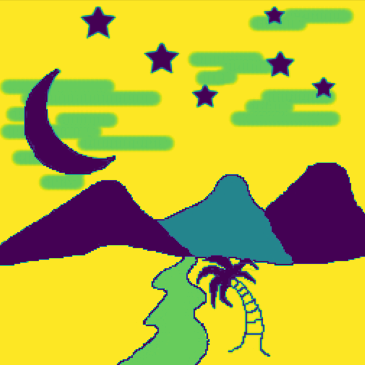
#> input picture images/Edge-Test-3.png, 365 x 365 px, found by its file name
$ jupyter execute --allow-errors FQRI.ipynb
#> lines starting #> are read from the running program, lines starting #| are printed output that depends on the picture
[cell 1]
from PIL import Image
from qiskit import QuantumCircuit, QuantumRegister, ClassicalRegister, transpile
from qiskit.circuit.library import RYGate, QFT
from qiskit_ibm_runtime import QiskitRuntimeService, SamplerV2 as Sampler, Session
import numpy as np
from qiskit import transpile
# Configuration flags (user can toggle these)
ENCODING_MODE = 'phase'  # 'amplitude', 'phase', or 'combined'
FULL_SOBEL = True           # True for full 8-direction Sobel, False for simpler Sobel
# [4 lines of commented-out code are left out]
Api_token = "f89c3328c0bbb4c105f4c264d77759a75df42474fecaf95f5011ed54f3a956993a11c23eaa18750a3c06cc4a103766813eb32dab133e734d9ca04778afd4f029"
def encode_frqi_block(image_block, encoding='amplitude'):
    """
    Encode a single grayscale image block into an FRQI quantum state.
    - image_block: 2D numpy array of grayscale intensities (0-255).
    - encoding: 'amplitude', 'phase', or 'combined'.
    Returns: QuantumCircuit with FRQI encoding prepared (with a color qubit and position qubits).
    """
    flat = image_block.flatten().astype(float)

    if flat.size <= 1:
        raise ValueError("Block too small for FRQI encoding.")

    # Normalize intensities to [0,1]
    flat = flat / float(np.max(flat)) if np.max(flat) > 0 else flat
    num_pixels = flat.size
    # Determine number of position qubits (must cover all pixels)
    num_pos_qubits = int(np.ceil(np.log2(num_pixels)))
    # Create quantum registers: one 'color' qubit and num_pos_qubits for position
    color = QuantumRegister(1, name='color')
    pos = QuantumRegister(num_pos_qubits, name='pos')
    # Classical registers for measurements
    color_c = ClassicalRegister(1, name='c_color')
    pos_c = ClassicalRegister(num_pos_qubits, name='c_pos')
    qc = QuantumCircuit(color, pos, color_c, pos_c)
    # Initialize position qubits to equal superposition (Hadamard on each)
    qc.h(pos)
    # Encode intensities: for each pixel, apply controlled rotation on color qubit
    for idx, intensity in enumerate(flat):
        theta = np.arcsin(intensity)  # angle encoding for FRQI
        bin_str = format(idx, '0{}b'.format(num_pos_qubits))
        # Flip pos qubits to create control for this index
        for qb, bit in zip(pos, bin_str):
            if bit == '0':
                qc.x(qb)
        # Apply the controlled rotation on color qubit
        if encoding == 'amplitude':
            qc.mcry(2 * theta, pos[:], color[0], None)
        elif encoding == 'phase':
            qc.mcrz(2 * theta, pos[:], color[0], None)
        elif encoding == 'combined':
            qc.mcry(2 * theta, pos[:], color[0], None)
            qc.mcrz(2 * theta, pos[:], color[0], None)
        else:
            raise ValueError("Unsupported encoding mode: choose 'amplitude', 'phase', or 'combined'.")
        # Undo the flips
        for qb, bit in zip(pos, bin_str):
            if bit == '0':
                qc.x(qb)
    return qc

def quantum_sobel_filter(qc, full=True):
    """
    Append a Quantum Sobel filter to the FRQI circuit qc.
    - qc: QuantumCircuit with FRQI-encoded block (color and pos registers).
    - full: True to apply full 8-direction QFT-based Sobel, False for a simplified version.
    (Modifies qc in place.)
    """
    # Identify qubits: assume first qubit is color, the rest are position
    color_qubit = qc.qubits[0]
    pos_qubits = qc.qubits[1:]
    if full:
        # Apply Quantum Fourier Transform on position qubits
        qft = QFT(len(pos_qubits), do_swaps=False, inverse=False)
        qc.append(qft.to_instruction(), pos_qubits)
        # Apply phase rotations as a stand-in for convolution in frequency domain
        for i, qb in enumerate(pos_qubits):
            qc.p(2 * np.pi * (i + 1) / (2**len(pos_qubits)), qb)
        # Inverse QFT to go back to spatial domain
        qc.append(qft.inverse().to_instruction(), pos_qubits)
    else:
        # Simplified Sobel: e.g., mark edges with an X (placeholder for simpler gradient)
        qc.x(color_qubit)

def split_image_into_blocks(image, block_size):
    """
    Split image into non-overlapping blocks of given size.
    Returns lists of blocks and their top-left coordinates.
    """
    blocks, coords = [], []
    h, w = image.shape
    for i in range(0, h, block_size):
        for j in range(0, w, block_size):
            block = image[i:i+block_size, j:j+block_size]
            blocks.append(block)
            coords.append((i, j))
    return blocks, coords

def recombine_blocks(edge_blocks, coords, image_shape):
    """
    Reassemble blocks into a full edge-detected image.
    - edge_blocks: list of 2D numpy arrays (edge intensities for each block).
    - coords: list of (row, col) coordinates for each block.
    - image_shape: tuple (height, width) of original image.
    """
    edge_image = np.zeros(image_shape, dtype=float)
    for block, (i, j) in zip(edge_blocks, coords):
        h, w = block.shape
        edge_image[i:i+h, j:j+w] = block
    return edge_image

[cell 2]
#image = np.array(Image.open('/workspaces/AQA/images/Quantum-edge-test-photo.png').convert('L'))
#image = np.array(Image.open('/workspaces/AQA/images/Edge-Test-2.jpg').convert('L'))
image= np.array(Image.open('/workspaces/AQA/images/Edge-Test-3.png').convert('L'))
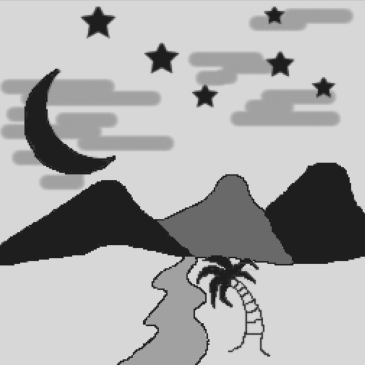
#> image: shape (365, 365); min 30, max 215, mean 169.9
# Split image into large blocks
large_block_size = 256
small_block_size = 128
shots = 128

large_blocks, large_coords = split_image_into_blocks(image, large_block_size)
#> after the loop in split_image_into_blocks, `for i in range(0, h, block_size):`: blocks = 4 items; coords = [(0, 0), (0, 256), (256, 0), (256, 256)]
#> large_blocks = 4 items; large_coords = [(0, 0), (0, 256), (256, 0), (256, 256)]
all_small_blocks = []
all_small_coords = []
large_shapes = []

for large_block in large_blocks:
    small_blocks, small_coords = split_image_into_blocks(large_block, small_block_size)
    all_small_blocks.extend(small_blocks)
    all_small_coords.extend(small_coords)
    large_shapes.append(large_block.shape)
#> this loop made 4 passes
#> (h in split_image_into_blocks, w in split_image_into_blocks, small_coords) on passes 1 to 4: (256, 256, [(0, 0), (0, 128), (128, 0), (128, 128)]), (256, 109, [(0, 0), (128, 0)]), (109, 256, [(0, 0), (0, 128)]), (109, 109, [(0, 0)])
#> after the loop, all_small_blocks = 9 items; all_small_coords = [(0, 0), (0, 128), (128, 0), (128, 128), (0, 0), (128, 0), (0, 0), (0, 128), (0, 0)]; large_shapes = [(256, 256), (256, 109), (109, 256), (109, 109)]

[cell 3]
def batch(iterable, n=10):
    """Yield successive n-sized batches from iterable."""
    for i in range(0, len(iterable), n):
        yield iterable[i:i + n]

[cell 4]
def crop_or_pad_to_256(image):
    """Crop or pad a 2D numpy array to 256x256 (centered)."""
    h, w = image.shape
#> h = 365; w = 365
    # Crop if needed
    if h > 256:
        top = (h - 256) // 2
#> top = 54
        image = image[top:top+256, :]
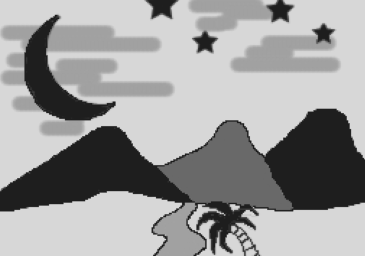
#> image: shape (256, 365); min 30, max 215, mean 156.1
    if w > 256:
        left = (w - 256) // 2
#> left = 54
        image = image[:, left:left+256]
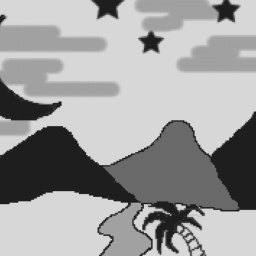
#> image: shape (256, 256); min 30, max 215, mean 157.8
    # Pad if needed
    h, w = image.shape
#> h = 256; w = 256
    pad_h = max(0, 256 - h)
#> pad_h = 0
    pad_w = max(0, 256 - w)
#> pad_w = 0
    pad_top = pad_h // 2
#> pad_top = 0
    pad_bottom = pad_h - pad_top
#> pad_bottom = 0
    pad_left = pad_w // 2
#> pad_left = 0
    pad_right = pad_w - pad_left
#> pad_right = 0
    return np.pad(image, ((pad_top, pad_bottom), (pad_left, pad_right)), mode='constant')

# Usage:
image = crop_or_pad_to_256(image)

print("Padded image shape:", image.shape)
#| Padded image shape: (256, 256)

[cell 5]
import math

print(f"Image shape: {image.shape}")
#| Image shape: (256, 256)
print(f"Large block size: {large_block_size}")
print(f"Small block size: {small_block_size}")

# Calculate block counts
num_large_blocks = (image.shape[0] // large_block_size) * (image.shape[1] // large_block_size)
#> num_large_blocks = 1
num_small_blocks_per_large = (large_block_size // small_block_size) ** 2
total_small_blocks = num_large_blocks * num_small_blocks_per_large
#> total_small_blocks = 4

print(f"Total large blocks: {num_large_blocks}")
#| Total large blocks: 1
print(f"Small blocks per large block: {num_small_blocks_per_large}")
print(f"Total small blocks (circuits): {total_small_blocks}")
#| Total small blocks (circuits): 4

batch_size = 8  # or whatever you set
print(f"Batch size: {batch_size}")
print(f"Expected QPU jobs: {math.ceil(total_small_blocks / batch_size)}")
#| Expected QPU jobs: 1

[cell 6]
# Prepare circuits for all small blocks
circuits = []
#> (the rest of this cell did not finish here and is left out)

[cell 7]
import math

print(f"Image shape: {image.shape}")
#| Image shape: (256, 256)
print(f"Large block size: {large_block_size}")
print(f"Small block size: {small_block_size}")
print(f"Total large blocks: {len(large_blocks)}")
#| Total large blocks: 4
print(f"Total small blocks: {len(all_small_blocks)}")
#| Total small blocks: 9
print(f"Total circuits: {len(circuits)}")
print(f"Batch size: {batch_size}")
print(f"Expected QPU jobs: {math.ceil(len(circuits) / batch_size)}")

[cell 8]

QiskitRuntimeService.save_account(channel="ibm_quantum", token=Api_token, overwrite=True)
#> (this line was passed over: qiskit_ibm_runtime is not available in this run)
#> (the rest of this cell did not finish here and is left out)

[cell 9]
for circ_batch in batch(circuits, batch_size):
    circuits_transpiled = transpile(circ_batch, backend=backend, optimization_level=1)
    with Session(backend=backend) as session:
        sampler = Sampler()
        job = sampler.run(circuits_transpiled, shots=shots)
        result = job.result()
        all_pub_results.extend(result._pub_results)

[cell 10]
from collections import Counter

all_counts = []
#> (the rest of this cell did not finish here and is left out)

[cell 11]
sub_edge_blocks = []
for counts in all_counts:
    total_shots = sum(counts.values())
    block_edges = np.zeros((small_block_size, small_block_size))
    for bitstring, count in counts.items():
        color_bit = int(bitstring[0])
        pos_bits = bitstring[1:]
        pos_index = int(pos_bits, 2) if pos_bits else 0
        row = pos_index // small_block_size
        col = pos_index % small_block_size
        if color_bit == 1:
            block_edges[row, col] += count / total_shots
    sub_edge_blocks.append(block_edges)
